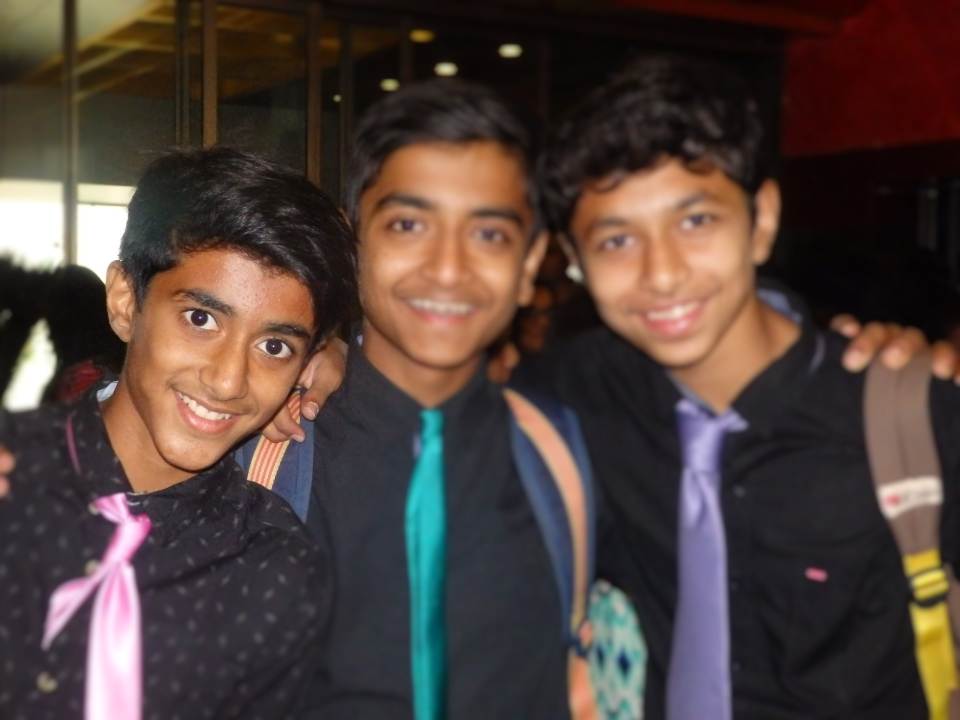
#> input picture photos/friends.JPG, 1920 x 1440 px (shown at 1/2 size)
$ python face_detect.py
#> lines starting #> are read from the running program, lines starting #| are printed output that depends on the picture; after the words box and inside, x2 and y2 are one past the last pixel; in counts of white or black regions, pixels touching at a corner belong together
import cv2 as cv
img=cv.imread('friends.JPG')
#> img is the input picture: shape (1440, 1920, 3); mean B, G, R 59, 64.4, 79.8
resize=cv.resize(img,(500,500))
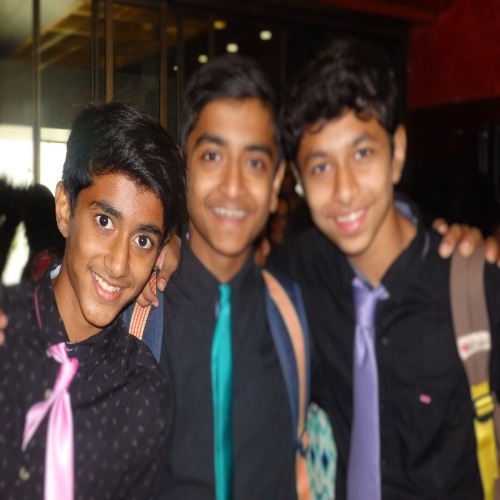
#> resize: shape (500, 500, 3); mean B, G, R 58.9, 64.3, 79.8
gray=cv.cvtColor(resize,cv.COLOR_BGR2GRAY)
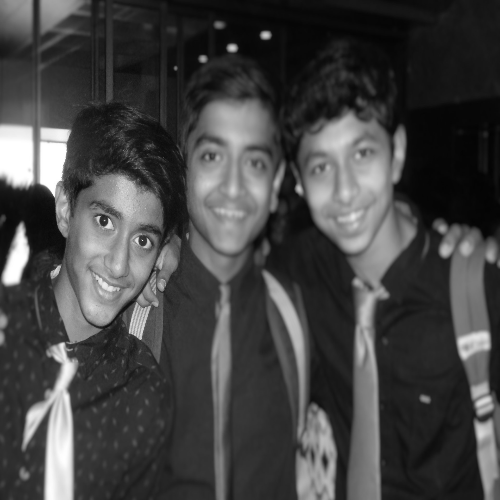
#> gray: shape (500, 500); min 3, max 255, mean 68.3
haar=cv.CascadeClassifier('haar_cascade.xml')
faces=haar.detectMultiScale(gray,scaleFactor=1.1,minNeighbors=8)
#> faces = [[282, 115, 122, 122], [171, 113, 124, 124], [63, 175, 136, 136]]
print(f'number of faces found {len(faces)}')
#| number of faces found 3
for (x,y,w,h) in faces:
    cv.rectangle(resize,(x,y),(x+w,y+h),(0,0,255),thickness=2)
#> this loop made 3 passes
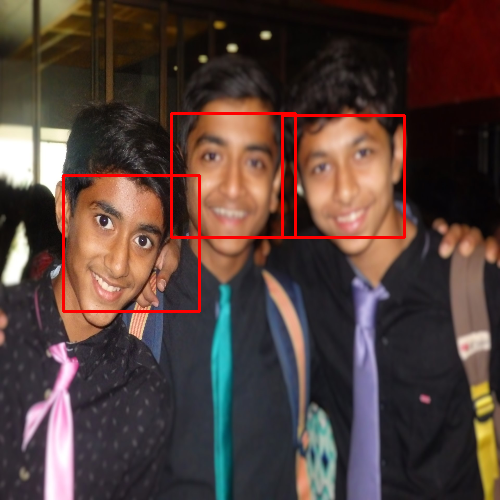
#> resize: shape (500, 500, 3); 1.79% of pixels changed, all inside (x1, y1, x2, y2) = (62, 112, 406, 313)
cv.imshow('detect',resize)
cv.waitKey(0)
